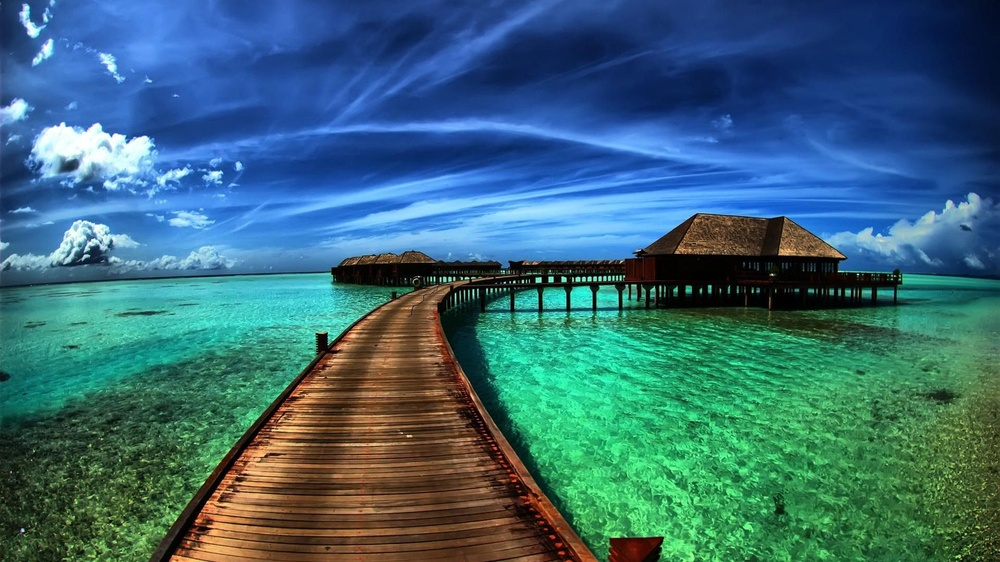
#> input picture Steganographer/lake.jpg, 1000 x 562 px, shrunk from 1920 x 1080 before the run
$ python hidingImage.py
#> lines starting #> are read from the running program, lines starting #| are printed output that depends on the picture; after the words box and inside, x2 and y2 are one past the last pixel; in counts of white or black regions, pixels touching at a corner belong together
import cv2
import numpy as np
bigSpoon = np.asarray(cv2.imread('lake.jpg')).copy()
#> bigSpoon is the input picture: shape (562, 1000, 3); mean B, G, R 118.4, 106, 57
smallSpoon = np.asarray(cv2.imread('cliff.jpg')).copy()
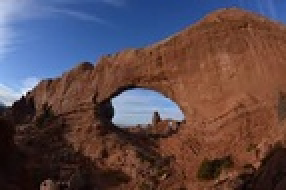
#> input picture Steganographer/cliff.jpg, 143 x 95 px, shrunk from 275 x 183 before the run (shown 2 times larger)
#> smallSpoon is the input picture: shape (95, 143, 3); mean B, G, R 78.7, 73.8, 91.9
for cr, row in enumerate(smallSpoon):
    for ci, i in enumerate(row):
        # print(int(len(bigSpoon) / len(smallSpoon)))
        # bigSpoon[int(len(bigSpoon) / len(smallSpoon) * cr)][int(len(bigSpoon[0]) / len(smallSpoon[0]) * ci)] += i
        for ui, x in enumerate(i):
            try:
                bigSpoon[(3*cr)+ui][(3*ci)+ui][2] += x
            except IndexError:
                pass
#> this loop made 95 passes
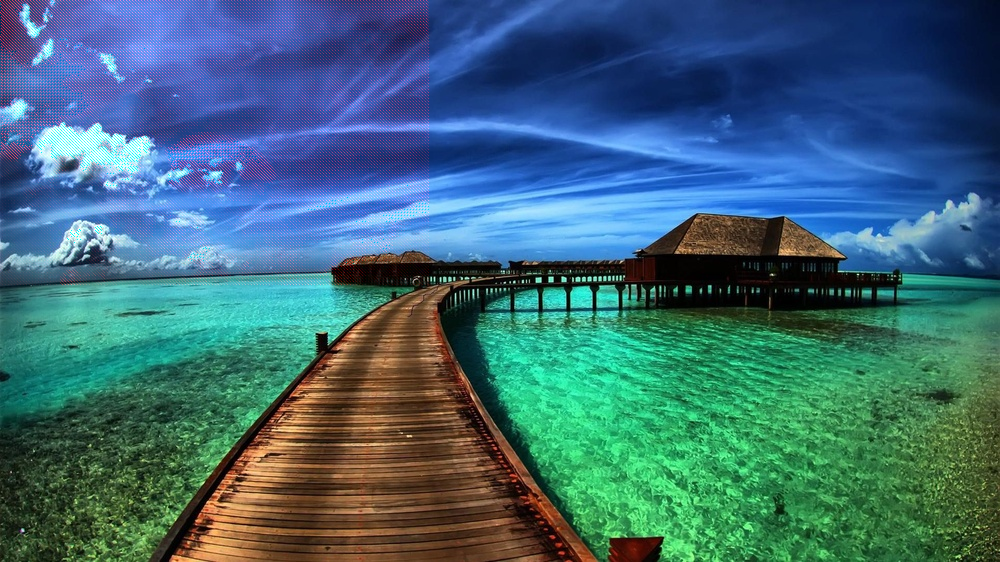
#> bigSpoon: shape (562, 1000, 3); 7.23% of pixels changed, all inside (x1, y1, x2, y2) = (0, 0, 429, 285)

print(bigSpoon)
#> (printed output is left out)
cv2.imshow('image',bigSpoon)

cv2.waitKey(0)
